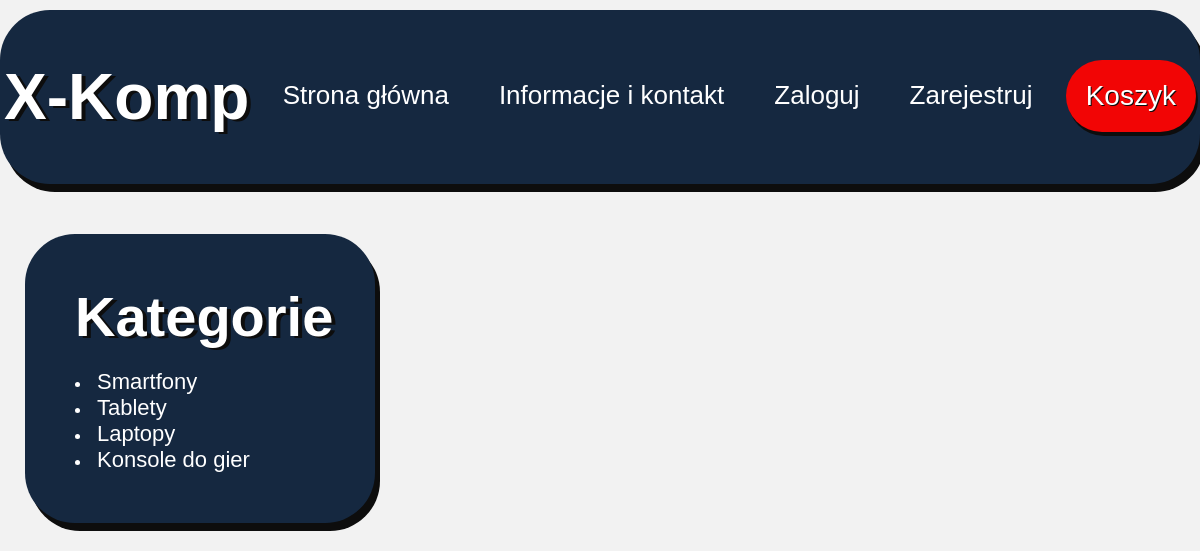
The page / on the database its author committed.
### Produkty/models.py (models this page shows, shortened)
class Kategoria(models.Model):
    kategoria_produktu = models.CharField(max_length=50)
    class Meta:
        verbose_name = "Kategoria"
        verbose_name_plural = "Kategorie"

### Produkty/views.py (the view)
# urls.py: path('', index, name='strona_glowna'),
def index(request):
    kategorie = Kategoria.objects.all()
    dane = {'kategorie': kategorie}
    return render(request, 'index.html', dane)

### Produkty/templates/index.html (shortened to what this page needs)
<html>
<head>
{% load static %}
    <link rel="stylesheet" type="text/css" href="{% static 'produkty/style.css' %}">
</head>
<body>
<header>
      <h1 class="logo">X-Komp</h1>
      <ul class="list">
        <li><a href="{% url 'strona_glowna' %}">Strona główna</a></li>
        <li><a href="#">Informacje i kontakt</a></li>
          {% if user.is_authenticated %}
            <li><a href="{% url 'mojekonto' %}">Moje konto</a></li>
            <li><a href="{% url 'wyloguj' %}">Wyloguj</a></li>
          {% else %}
            <li><a href="{% url 'logowanie' %}">Zaloguj</a></li>
          <li><a href="{% url 'rejestracja' %}">Zarejestruj</a></li>
          {% endif %}
      </ul>
      <a href="{% url 'koszyk' %}" class="button"><button>Koszyk</button></a>
    </header>
<div style="max-width:350px; float:left"  class="produkty">
    <h2>Kategorie</h2>
{% for kat in kategorie %}
<ul>
<li><a href="/kategoria/{{ kat.id }}">{{ kat.kategoria_produktu}}</a></li>
</ul>
{% endfor %}
    </div>
</body>
</html>

### Produkty/static/produkty/style.css (style rules this page uses)
* { font-family: "Raleway", sans-serif; margin: 0; padding: 0; box-sizing: border-box; }
body { max-width: 1600px; margin: auto; background-color: #F2F2F2; }
header { padding-top: 50px; margin-top: 10px; display: flex; margin: auto; margin-top: 10px; color: rgb(255, 255, 255); justify-content: space-around; padding-bottom: 30px; margin-bottom: 50px; border-radius: 50px; background-color: #152840; box-shadow: 5px 8px #0D0D0D; text-shadow: 4px 2px #0D0D0D; }
.logo { font-size: 4rem; padding-bottom: 20px; }
.list { list-style: none; display: flex; }
.list li { margin: 20px 25px; }
.list li a { color: rgb(255, 255, 255); text-decoration: none; font-size: 26px; }
.button button { color: white; border: none; border-radius: 50px; background-color: #F20505; padding: 20px; font-size: 28px; box-shadow: 2px 4px #0D0D0D; text-shadow: 1px 1px #0D0D0D; }
.produkty h2 { font-size: 3.5rem; margin-bottom: 20px; }
.produkty { color: rgb(255, 255, 255); padding: 50px; list-style: inside; margin-left: 25px; background-color: #152840; border-radius: 50px; box-shadow: 5px 8px #0D0D0D; text-shadow: 4px 2px #0D0D0D; }
.produkty a { color: rgb(255, 255, 255); text-decoration: none; font-size: 22px; }
.logowanie p, a { text-shadow: none; font-size: 18px; text-align: center; color: #e0dfdf; }
.rej p, a { text-shadow: none; font-size: 18px; text-align: center; color: #e0dfdf; }

### rows shown on the page
Kategoria: kategoria_produktu "Smartfony"
Kategoria: kategoria_produktu "Tablety"
Kategoria: kategoria_produktu "Laptopy"
Kategoria: kategoria_produktu "Konsole do gier"
